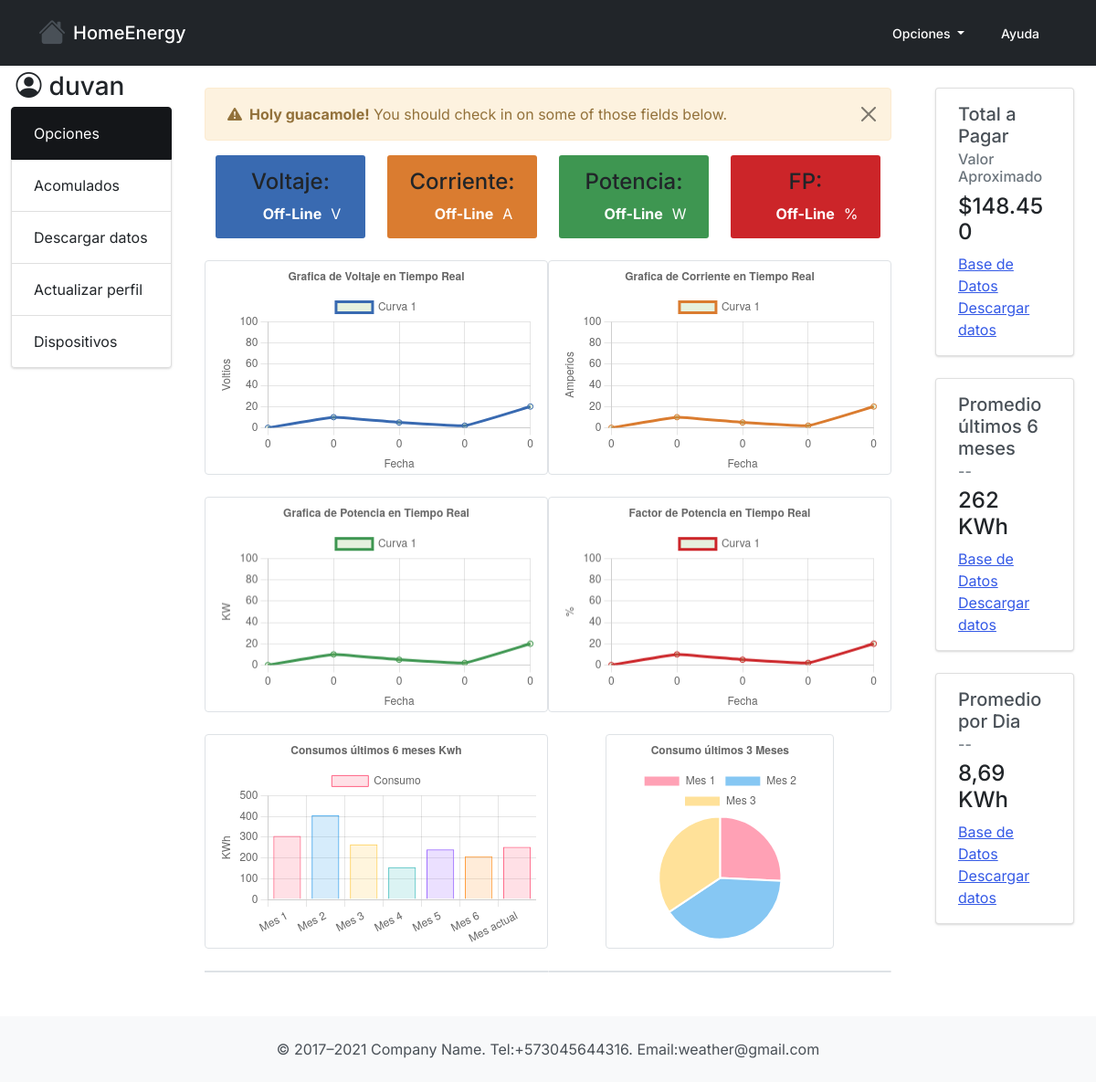
Page /perfil (signed in) on the earlier database version.
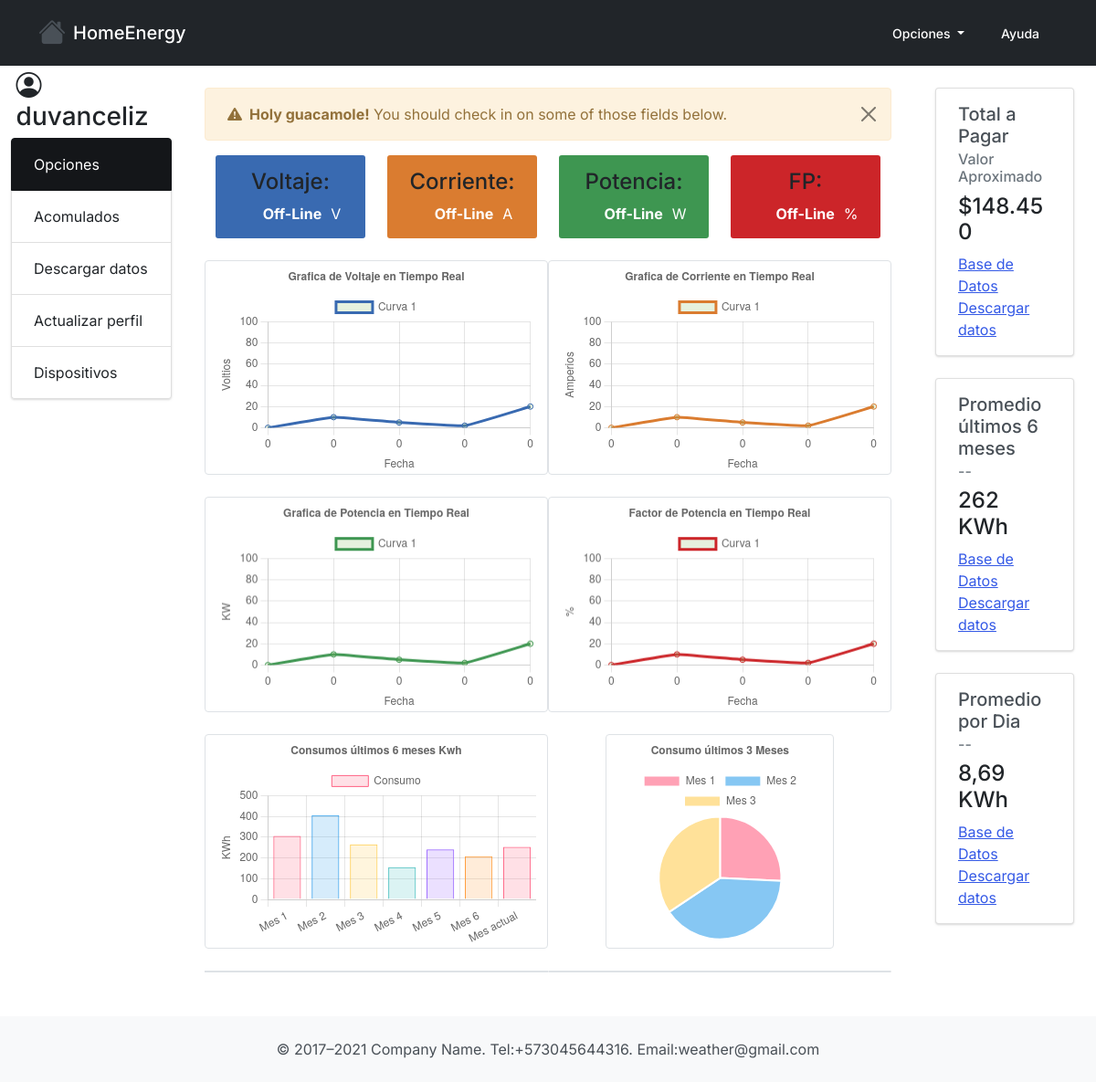
Same page on the later database version.
### app/schemas/users.py (models this page shows, shortened)
class usuarios(UserMixin,db.Model):
    __tablename__='usuarios'
    id = db.Column(db.Integer,  primary_key = True)
    nombre = db.Column(db.String(50), unique= True,nullable=False)
    contraseña = db.Column(db.String(80),nullable=False)
    email = db.Column(db.String(50), unique=True,nullable=False)
    fecha = db.Column(db.DateTime, default = datetime.now)

### app/routes/__init__.py (the view)
@app.route('/perfil', methods=['GET','POST'])
@login_required
def perfil():
    user = current_user
    return render_template('perfil.html', user=user)

### app/routes/__init__.py (called while the page is built)
@login_manager.user_loader
def load_user(user_id):
    return usuarios.query.get(int(user_id))

### app/templates/perfil.html (shortened to what the changed rows need)
{% extends 'layout.html' %} {% block body %}
<div class="container-fluid">
    <div class="row">
        <div class="col-md-2">
            {% if current_user.is_authenticated %}
            <h3 style="margin: .2em;"><i class="bi bi-person-circle me-2"></i>{{user.nombre}}</h3>
            {% endif %}
            <div class="list-group">
                <a href="#" class="list-group-item list-group-item-action list-group-item-dark active">Opciones</a>
                <a href="{{url_for('acomulados')}}" class="list-group-item list-group-item-action">Acomulados</a>
                <a href="{{url_for('downloadData')}}" class="list-group-item list-group-item-action">Descargar datos</a>
                <a href="{{url_for('updateProfile')}}" class="list-group-item list-group-item-action">Actualizar perfil</a>
                <a href="{{url_for('device')}}" class="list-group-item list-group-item-action">Dispositivos</a>
            </div>
        </div>
    </div>
</div>
{% endblock %}

Differences in the rows shown:
changed usuarios: nombre "duvan" → "duvanceliz"
